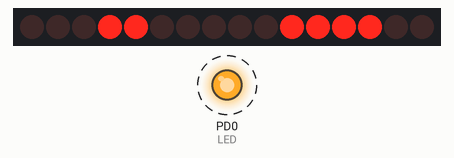
Simulated run of this program. Board: ATmega328P, built with avr-gcc and emulated at 16 MHz. Shown: 16 shift-register outputs drawn as a row of LEDs (first output left, lit = HIGH), output pins drawn as LEDs (lit = HIGH). Wiring (inferred from the names in the program): 2 × shift register (74HC595): latch PB2. Wiring (inferred from the signals the program sends): row of LEDs: on Q0, Q1, Q2, Q3, Q4, Q5, Q6, Q7, Q8, Q9, Q10, Q11, Q12, Q13, Q14, Q15. Dashed ring = blinking. Pins used as bus, display or sensor lines are not drawn.

Above: at 0.12 s.
Timing chart, 0 to 3.0 s (numbered marks = the images above):
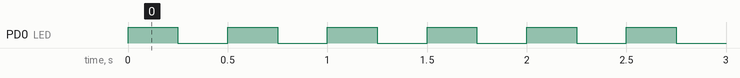

The program:

main.c
```c
#define F_CPU 16000000UL
#define BAUD 9600UL
#define LSBFIRST 1
#define HIGH 0x1
#define LOW  0x0
#define INPUT 0x0
#define OUTPUT 0x1

#include <avr/io.h>
#include <avr/interrupt.h>

#define SHIFT_REGISTER DDRB
#define SHIFT_PORT PORTB
#define DATA (1<<PB3)     //MOSI (SI)
#define LATCH (1<<PB2)        //SS   (RCK)
#define CLOCK (1<<PB5)        //SCK  (SCK)

#define ONE 0b00011000

int i = 0;

int main(void)
{
	//Setup IO
	SHIFT_REGISTER |= (DATA | LATCH | CLOCK); //Set control pins as outputs
	SHIFT_PORT &= ~(DATA | LATCH | CLOCK);        //Set control pins low

	//Setup SPI
	SPCR = (1<<SPE) | (1<<MSTR)  ;  //Start SPI as Master,

	//Pull LATCH low (Important: this is necessary to start the SPI transfer!)
	SHIFT_PORT &= ~LATCH; // the ~ is a bitwise NOT

	//Shift in some data
	SPDR = 0b00111100;        //This should light alternating LEDs
	//Wait for SPI process to finish
	while(!(SPSR & (1<<SPIF)));

	//Shift in some more data since I have two shift registers hooked up
	SPDR = ONE;        //This should light alternating LEDs
	//Wait for SPI process to finish
	while(!(SPSR & (1<<SPIF)));

	//Toggle latch to copy data to the storage register
	SHIFT_PORT |= LATCH;
	SHIFT_PORT &= ~LATCH;

	cli();			//Disable global interrupts
		TCCR1B |= 1<<CS12;  //| 1<<CS10;	//Divide by 1024
		OCR1A = 15624;		//Count 15624 cycles for 1 second interrupt
		TCCR1B |= 1<<WGM12;		//Put Timer/Counter1 in CTC mode
		TIMSK1 |= 1<<OCIE1A;		//enable timer compare interrupt
	sei();			//Enable global interrupts

	DDRD |= (1<<0);		//Set PortD Pin0 as an output
	PORTD |= (1<<0);		//Set PortD Pin0 high to turn on LED

	while(1)
	{

	}
}

void  spiWait(void){
	while(!(SPSR & (1<<SPIF)));
}

ISR(TIMER1_COMPA_vect)		//Interrupt Service Routine
{
	PORTD ^= (1<<0);

}
```

Measured:
- by itself, PD0 (LED): alternates HIGH for 0.25 s and LOW for 0.25 s
